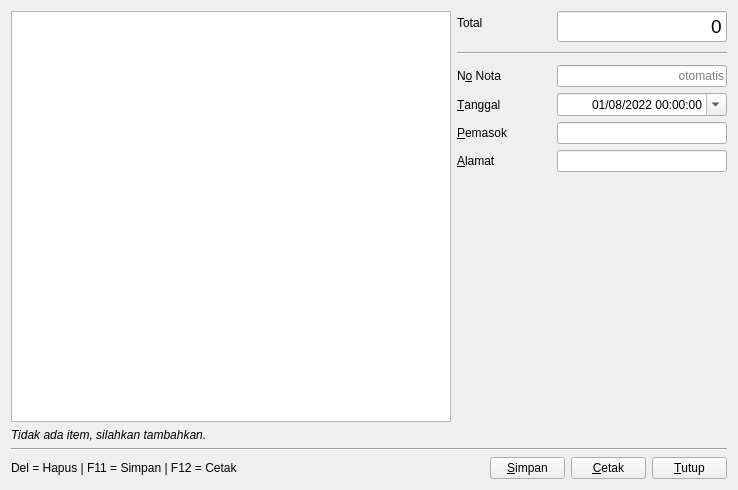
<?xml version="1.0" encoding="UTF-8"?>
<ui version="4.0">
 <class>PurchaseOrderEditor</class>
 <widget class="QDialog" name="PurchaseOrderEditor">
  <property name="geometry">
   <rect>
    <x>0</x>
    <y>0</y>
    <width>738</width>
    <height>490</height>
   </rect>
  </property>
  <property name="windowTitle">
   <string>Catat Pembelian</string>
  </property>
  <layout class="QVBoxLayout" name="verticalLayout_2">
   <item>
    <layout class="QHBoxLayout" name="horizontalLayout_3" stretch="1,0">
     <item>
      <layout class="QVBoxLayout" name="itemsLayout">
       <item>
        <widget class="TableView" name="tableView">
         <property name="font">
          <font>
           <pointsize>12</pointsize>
          </font>
         </property>
         <property name="alternatingRowColors">
          <bool>true</bool>
         </property>
         <property name="selectionMode">
          <enum>QAbstractItemView::SingleSelection</enum>
         </property>
         <property name="selectionBehavior">
          <enum>QAbstractItemView::SelectRows</enum>
         </property>
        </widget>
       </item>
       <item>
        <widget class="QLabel" name="recordInfoLabel">
         <property name="font">
          <font>
           <italic>true</italic>
          </font>
         </property>
         <property name="text">
          <string>Tidak ada item, silahkan tambahkan.</string>
         </property>
        </widget>
       </item>
      </layout>
     </item>
     <item>
      <layout class="QVBoxLayout" name="verticalLayout">
       <property name="spacing">
        <number>10</number>
       </property>
       <item>
        <widget class="QWidget" name="PaymentWidget" native="true">
         <layout class="QFormLayout" name="formLayout">
          <property name="horizontalSpacing">
           <number>10</number>
          </property>
          <property name="verticalSpacing">
           <number>6</number>
          </property>
          <property name="leftMargin">
           <number>0</number>
          </property>
          <property name="topMargin">
           <number>0</number>
          </property>
          <property name="rightMargin">
           <number>0</number>
          </property>
          <property name="bottomMargin">
           <number>0</number>
          </property>
          <item row="0" column="0">
           <widget class="QLabel" name="label_5">
            <property name="minimumSize">
             <size>
              <width>90</width>
              <height>0</height>
             </size>
            </property>
            <property name="text">
             <string>Total</string>
            </property>
            <property name="buddy">
             <cstring>totalEdit</cstring>
            </property>
           </widget>
          </item>
          <item row="0" column="1">
           <widget class="QLineEdit" name="totalEdit">
            <property name="maximumSize">
             <size>
              <width>170</width>
              <height>16777215</height>
             </size>
            </property>
            <property name="font">
             <font>
              <pointsize>14</pointsize>
             </font>
            </property>
            <property name="styleSheet">
             <string notr="true"/>
            </property>
            <property name="text">
             <string>0</string>
            </property>
            <property name="maxLength">
             <number>20</number>
            </property>
            <property name="alignment">
             <set>Qt::AlignRight|Qt::AlignTrailing|Qt::AlignVCenter</set>
            </property>
            <property name="readOnly">
             <bool>true</bool>
            </property>
           </widget>
          </item>
         </layout>
        </widget>
       </item>
       <item>
        <widget class="Line" name="line_2">
         <property name="orientation">
          <enum>Qt::Horizontal</enum>
         </property>
        </widget>
       </item>
       <item>
        <widget class="QWidget" name="widget" native="true">
         <layout class="QFormLayout" name="formLayout_2">
          <property name="horizontalSpacing">
           <number>10</number>
          </property>
          <property name="leftMargin">
           <number>0</number>
          </property>
          <property name="topMargin">
           <number>0</number>
          </property>
          <property name="rightMargin">
           <number>0</number>
          </property>
          <property name="bottomMargin">
           <number>0</number>
          </property>
          <item row="0" column="0">
           <widget class="QLabel" name="label_4">
            <property name="minimumSize">
             <size>
              <width>90</width>
              <height>0</height>
             </size>
            </property>
            <property name="text">
             <string>N&amp;o Nota</string>
            </property>
            <property name="buddy">
             <cstring>idEdit</cstring>
            </property>
           </widget>
          </item>
          <item row="0" column="1">
           <widget class="QLineEdit" name="idEdit">
            <property name="minimumSize">
             <size>
              <width>0</width>
              <height>0</height>
             </size>
            </property>
            <property name="maximumSize">
             <size>
              <width>170</width>
              <height>16777215</height>
             </size>
            </property>
            <property name="alignment">
             <set>Qt::AlignRight|Qt::AlignTrailing|Qt::AlignVCenter</set>
            </property>
            <property name="readOnly">
             <bool>true</bool>
            </property>
            <property name="placeholderText">
             <string>otomatis</string>
            </property>
           </widget>
          </item>
          <item row="1" column="0">
           <widget class="QLabel" name="label">
            <property name="text">
             <string>&amp;Tanggal</string>
            </property>
            <property name="buddy">
             <cstring>dateTimeEdit</cstring>
            </property>
           </widget>
          </item>
          <item row="1" column="1">
           <widget class="QDateTimeEdit" name="dateTimeEdit">
            <property name="minimumSize">
             <size>
              <width>0</width>
              <height>0</height>
             </size>
            </property>
            <property name="maximumSize">
             <size>
              <width>170</width>
              <height>16777215</height>
             </size>
            </property>
            <property name="alignment">
             <set>Qt::AlignRight|Qt::AlignTrailing|Qt::AlignVCenter</set>
            </property>
            <property name="dateTime">
             <datetime>
              <hour>0</hour>
              <minute>0</minute>
              <second>0</second>
              <year>2022</year>
              <month>8</month>
              <day>1</day>
             </datetime>
            </property>
            <property name="time">
             <time>
              <hour>0</hour>
              <minute>0</minute>
              <second>0</second>
             </time>
            </property>
            <property name="displayFormat">
             <string>dd/MM/yyyy HH:mm:ss</string>
            </property>
            <property name="calendarPopup">
             <bool>true</bool>
            </property>
           </widget>
          </item>
          <item row="2" column="0">
           <widget class="QLabel" name="label_2">
            <property name="text">
             <string>&amp;Pemasok</string>
            </property>
            <property name="buddy">
             <cstring>supplierNameEdit</cstring>
            </property>
           </widget>
          </item>
          <item row="2" column="1">
           <widget class="QLineEdit" name="supplierNameEdit">
            <property name="minimumSize">
             <size>
              <width>0</width>
              <height>0</height>
             </size>
            </property>
            <property name="maximumSize">
             <size>
              <width>170</width>
              <height>16777215</height>
             </size>
            </property>
           </widget>
          </item>
          <item row="3" column="0">
           <widget class="QLabel" name="label_3">
            <property name="text">
             <string>&amp;Alamat</string>
            </property>
            <property name="buddy">
             <cstring>supplierAddressEdit</cstring>
            </property>
           </widget>
          </item>
          <item row="3" column="1">
           <widget class="QLineEdit" name="supplierAddressEdit">
            <property name="maximumSize">
             <size>
              <width>170</width>
              <height>16777215</height>
             </size>
            </property>
           </widget>
          </item>
         </layout>
        </widget>
       </item>
       <item>
        <spacer name="verticalSpacer">
         <property name="orientation">
          <enum>Qt::Vertical</enum>
         </property>
         <property name="sizeHint" stdset="0">
          <size>
           <width>20</width>
           <height>40</height>
          </size>
         </property>
        </spacer>
       </item>
      </layout>
     </item>
    </layout>
   </item>
   <item>
    <widget class="Line" name="line">
     <property name="orientation">
      <enum>Qt::Horizontal</enum>
     </property>
    </widget>
   </item>
   <item>
    <layout class="QHBoxLayout" name="horizontalLayout_2">
     <property name="spacing">
      <number>6</number>
     </property>
     <item>
      <widget class="QLabel" name="shortcutLabel">
       <property name="text">
        <string>Del = Hapus | F11 = Simpan | F12 = Cetak</string>
       </property>
      </widget>
     </item>
     <item>
      <spacer name="horizontalSpacer_2">
       <property name="orientation">
        <enum>Qt::Horizontal</enum>
       </property>
       <property name="sizeHint" stdset="0">
        <size>
         <width>278</width>
         <height>20</height>
        </size>
       </property>
      </spacer>
     </item>
     <item>
      <widget class="QPushButton" name="saveButton">
       <property name="minimumSize">
        <size>
         <width>75</width>
         <height>0</height>
        </size>
       </property>
       <property name="text">
        <string>&amp;Simpan</string>
       </property>
       <property name="icon">
        <iconset resource="../../app.qrc">
         <normaloff>:/icons/save</normaloff>:/icons/save</iconset>
       </property>
       <property name="iconSize">
        <size>
         <width>20</width>
         <height>20</height>
        </size>
       </property>
       <property name="autoDefault">
        <bool>false</bool>
       </property>
      </widget>
     </item>
     <item>
      <widget class="QPushButton" name="printButton">
       <property name="minimumSize">
        <size>
         <width>75</width>
         <height>0</height>
        </size>
       </property>
       <property name="text">
        <string>&amp;Cetak</string>
       </property>
       <property name="icon">
        <iconset resource="../../app.qrc">
         <normaloff>:/icons/print</normaloff>:/icons/print</iconset>
       </property>
       <property name="iconSize">
        <size>
         <width>20</width>
         <height>20</height>
        </size>
       </property>
       <property name="autoDefault">
        <bool>false</bool>
       </property>
      </widget>
     </item>
     <item>
      <widget class="QPushButton" name="cancelButton">
       <property name="minimumSize">
        <size>
         <width>75</width>
         <height>0</height>
        </size>
       </property>
       <property name="text">
        <string>&amp;Tutup</string>
       </property>
       <property name="icon">
        <iconset resource="../../app.qrc">
         <normaloff>:/icons/clear</normaloff>:/icons/clear</iconset>
       </property>
       <property name="iconSize">
        <size>
         <width>20</width>
         <height>20</height>
        </size>
       </property>
       <property name="autoDefault">
        <bool>false</bool>
       </property>
      </widget>
     </item>
    </layout>
   </item>
  </layout>
 </widget>
 <customwidgets>
  <customwidget>
   <class>TableView</class>
   <extends>QTableView</extends>
   <header>libs/widgets/tableview.h</header>
  </customwidget>
 </customwidgets>
 <tabstops>
  <tabstop>tableView</tabstop>
  <tabstop>totalEdit</tabstop>
  <tabstop>idEdit</tabstop>
  <tabstop>dateTimeEdit</tabstop>
  <tabstop>supplierNameEdit</tabstop>
  <tabstop>supplierAddressEdit</tabstop>
  <tabstop>saveButton</tabstop>
  <tabstop>printButton</tabstop>
  <tabstop>cancelButton</tabstop>
 </tabstops>
 <resources>
  <include location="../../app.qrc"/>
 </resources>
 <connections/>
</ui>
